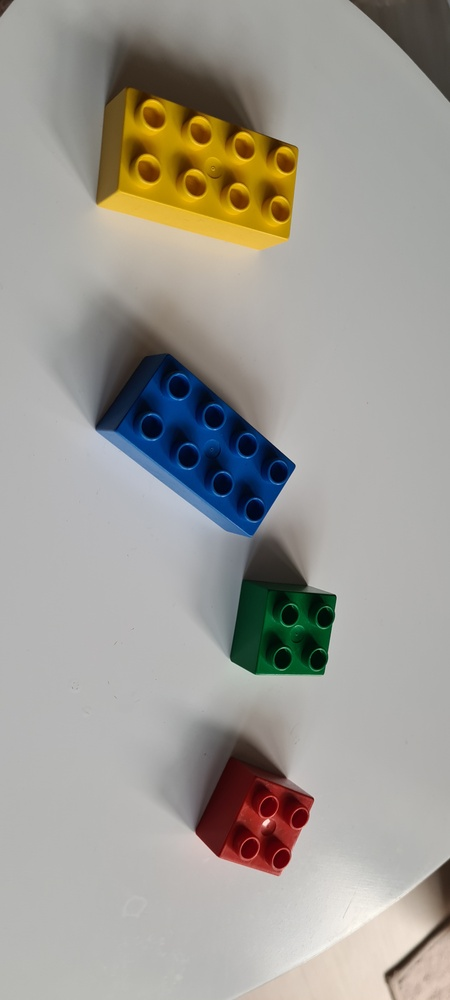
#> input picture misc/assets/legos_4.jpg, 450 x 1000 px, shrunk from 1816 x 4032 before the run, given in place of the camera
$ python color_bounding_box.py
#> lines starting #> are read from the running program, lines starting #| are printed output that depends on the picture; after the words box and inside, x2 and y2 are one past the last pixel; in counts of white or black regions, pixels touching at a corner belong together
import cv2
from PIL import Image
import numpy as np


def get_limits(color):
    c = np.uint8([[color]])  # here insert the bgr values which you want to convert to hsv
    hsvC = cv2.cvtColor(c, cv2.COLOR_BGR2HSV)
    print(hsvC[0][0][0])
    lowerLimit = hsvC[0][0][0] - 10, 100, 100
    upperLimit = hsvC[0][0][0] + 10, 255, 255

    lowerLimit = np.array(lowerLimit, dtype=np.uint8)
    upperLimit = np.array(upperLimit, dtype=np.uint8)

    return lowerLimit, upperLimit


colors = [  # [0, 255, 255],
    # [0, 0, 255],
    # [255, 0, 0],
    [0, 255, 0]
]

cap = cv2.VideoCapture(0)
while True:
    ret, frame = cap.read()
#> frame is the input picture: shape (1000, 450, 3); mean B, G, R 149, 155.7, 158.7

    hsvImage = cv2.cvtColor(frame, cv2.COLOR_BGR2HSV)
#> hsvImage: shape (1000, 450, 3); mean H, S, V 34.1, 39, 163.5
    final_mask = np.zeros((frame.shape[0], frame.shape[1]), dtype=np.uint8)
    for color in colors:

        lowerLimit, upperLimit = get_limits(color=color)

        mask = cv2.inRange(hsvImage, lowerLimit, upperLimit)

        final_mask = cv2.bitwise_or(final_mask, mask)
        mask_ = Image.fromarray(mask)

        bbox = mask_.getbbox()

        if bbox is not None:
            x1, y1, x2, y2 = bbox

            frame = cv2.rectangle(frame, (x1, y1), (x2, y2), (0, 255, 0), 5)
#> this loop made 1 pass
#> (x1, y1, x2, y2) on pass 1: (319, 669, 321, 671)
#> pass 1, `mask = cv2.inRange(hsvImage, lowerLimit, upperLimit)`:
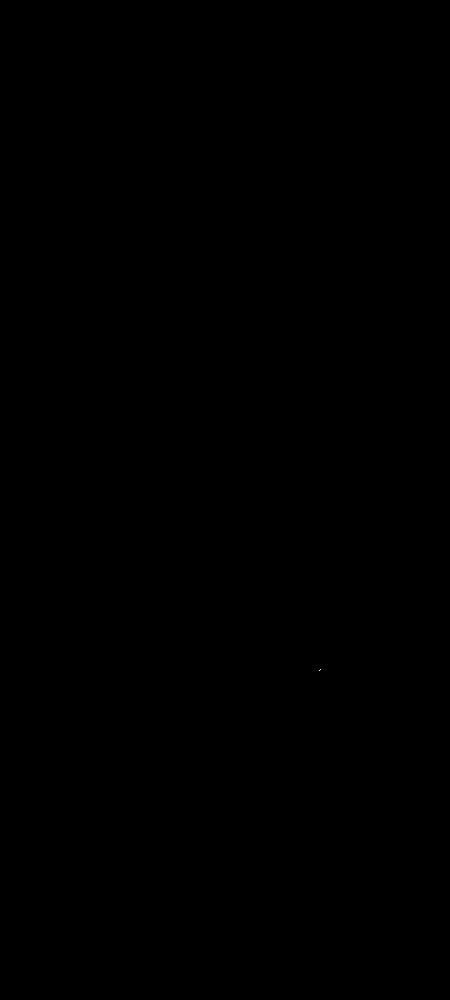
#> mask: shape (1000, 450); 0% white in thin lines or dots, all inside (x1, y1, x2, y2) = (319, 669, 321, 671)
    masked_image = cv2.bitwise_and(frame, frame, mask=final_mask)
    stacked = np.hstack((frame, masked_image))
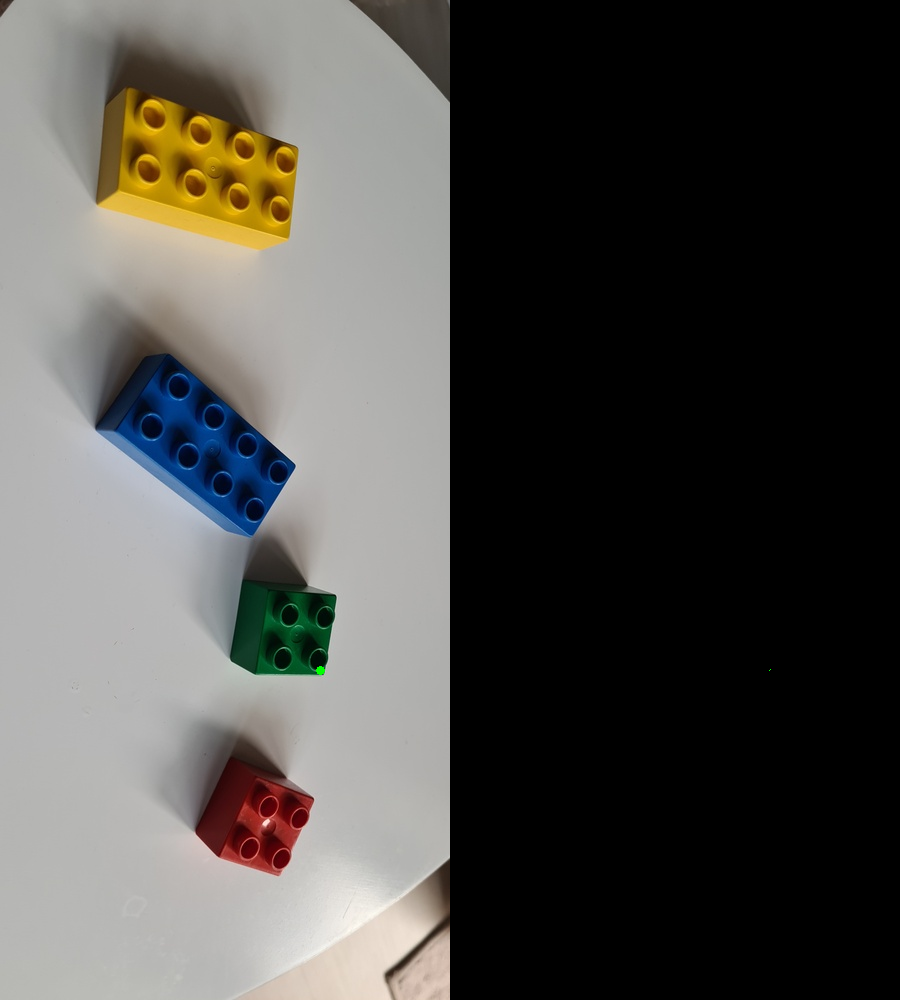
#> stacked: shape (1000, 900, 3); mean B, G, R 74.5, 77.9, 79.4

    cv2.imshow('frame', stacked)

    if cv2.waitKey(1) & 0xFF == ord('q'):
#> (key q is pressed here)
        break

cap.release()

cv2.destroyAllWindows()
